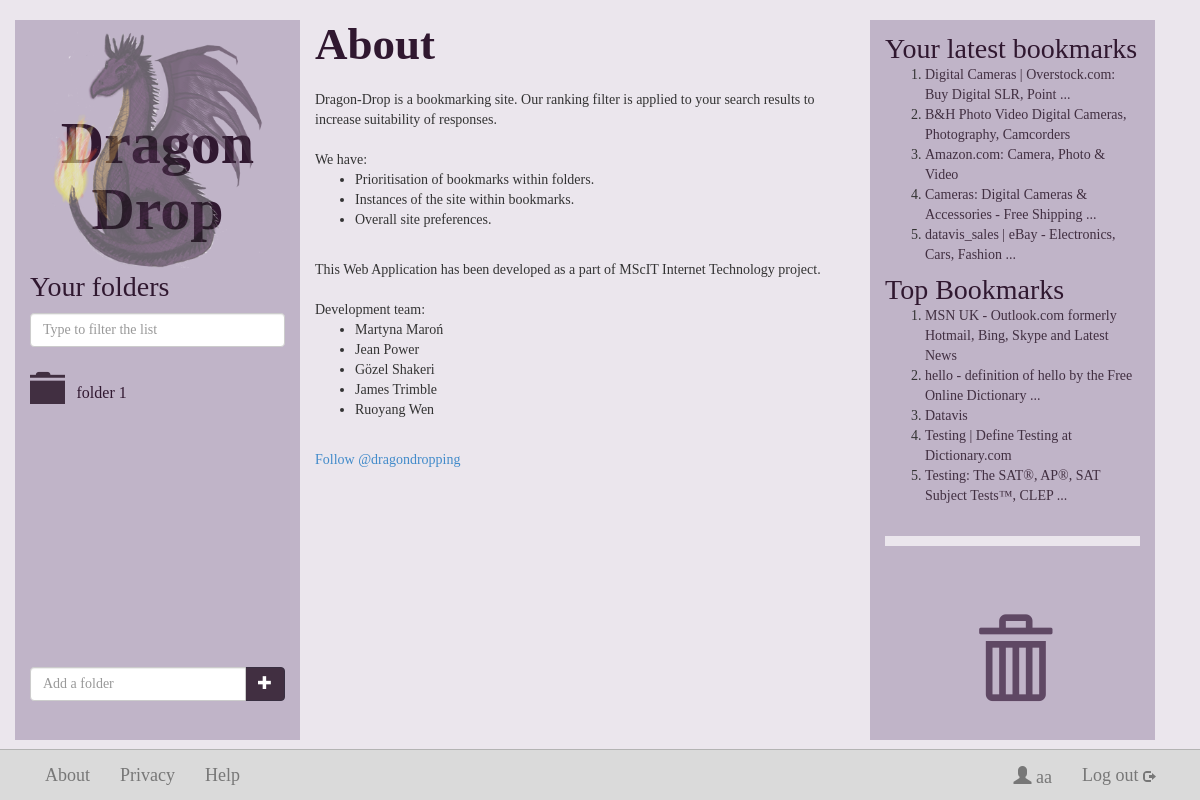
Page /about (signed in) on the committed database.
### dragondrop/models.py (models this page shows, shortened)
class Folder(models.Model):
    foldername = models.CharField(max_length=128, null=False)
    fusername_fk = models.ForeignKey(User)
    def __unicode__(self):
        return self.foldername

class Bookmark(models.Model):
    url = models.URLField(unique=True)
    btitle = models.CharField(max_length=128, null=True, unique=False)
    bdescr = models.CharField(max_length=1024, null=True, unique=False)
    fname = models.ManyToManyField(Folder, through='BookmarkToFolder')
    saved_times = models.IntegerField(default=0)
    def niceName(self):
        if self.btitle=="--- Title not found ---" or not self.btitle:
            return self.url
        return self.btitle

### dragondrop/views.py (the view)
# urls.py: url(r'^about', views.about, name='about'),
def about(request):
    try:
        context = RequestContext(request)
        context_dict = {}
        context_dict = bookmarksFoldersUsers(request)
        return render_to_response('about.html', context_dict, context)
    except UnboundLocalError:
        return HttpResponseRedirect('userpage')

### dragondrop/views.py (called while the page is built)
def getFolderList(current_user, current_folder_name, use_lighter_colour=False):
     try:
          folders = current_user.folder_set.all()
          for folder in folders:
              if folder.foldername == current_folder_name:
                  folder.url = None
                  folder.glyphicon_name = "glyphicon-folder-open"
                  if use_lighter_colour: folder.glyphicon_name += " keep-folder-open"
              else:
                  folder.glyphicon_name = "glyphicon-folder-close"
                  if use_lighter_colour: folder.glyphicon_name += " lighter-colour"
                  folder.url = encode_url(folder.foldername)
          return folders
     except User.DoesNotExist:
          return None

def encode_url(str):
    return str.replace(' ', '_')

def bookmarksFoldersUsers(request):
    context = RequestContext(request)
    if request.user.is_authenticated():
        current_user = request.user
        try:
            context_dict = {'bookmarklist': topfive(request),
                            'latestfive':   latestfive(request),
                            'user':         current_user,
                            'folders':      getFolderList(current_user, None)}
        except User.DoesNotExist:
               pass
    return context_dict

def topfive(request):
     topbookmark = Bookmark.objects.order_by('-saved_times')[:5]
     return topbookmark

def latestfive(request):
    latestBF = BookmarkToFolder.objects.filter(bffolder__fusername_fk=request.user).order_by('-datecreated')[:10]
    latestBookmarks = [bf.bfbookmark for bf in latestBF]
    latestBookmarks = list(OrderedDict.fromkeys(latestBookmarks)) # Get unique items
    return latestBookmarks[:5]

### templates/about.html (shortened to what this page needs)
{% extends 'base.html' %}
	{% block middle_column %}
		<h3 class="general">About</h3>
				Dragon-Drop is a bookmarking site.
				Our ranking filter is applied to your search results to increase suitability of responses.
		<br><br>
		We have:
		<ul>
			<li>Prioritisation of bookmarks within folders.</li>
			<li>Instances of the site within bookmarks.</li>
			<li>Overall site preferences.</li>
		</ul>
		<br />
		This Web Application has been developed as a part of MScIT Internet Technology project.
		<br />
		<br />
		Development team:
			<ul>
				<li>Martyna Maro&nacute;</li>
				<li>Jean Power</li>
				<li>G&#246;zel Shakeri</li>
				<li>James Trimble</li>
				<li>Ruoyang Wen</li>
			</ul>
		<br />
	    <a href="https://twitter.com/dragondropping"
	       class="twitter-follow-button"
	       data-size="large"
	       data-show-count="false"
	       data-lang="en">Follow @dragondropping</a>
	{% endblock %}

### templates/base.html (shortened to what this page needs)
<!DOCTYPE html>
{% load static %}
<html lang="en">
  <head>
    <link rel="stylesheet" href="{% static "css/bootstrap.css" %}" />
    <link rel="stylesheet" href="{% static "css/general-dragon.css" %}" />
    <link rel="stylesheet" href="{% static "css/jquery-ui-1.10.4.custom.css" %}" />
  </head>
	<body>
		<div class="container">
			<div class="row">
				<div class="col-md-3" id="folder-box">
					{% block left_column %}
					<a href="/userpage"> <img src="{% static "dragon-logo-small.png" %}" alt="Dragon Drop" class="subpage"> </a>
					<h1 class="header"><a alt="Dragon Drop">Dragon Drop</a></h1>
					<h3 class="folders">Your folders</h3>
					{% if folders %}
					   <input type="text" class="form-control" placeholder="Type to filter the list" name="folder-filter" id="folder-filter">
					{% else %}
					    <p>To start creating folders for your favourite links, simply type a folder name in the box below.</p>
					{% endif %}
                    <div class="row" id="scrollable">
                        <div >
                                <div class="row" id="folder-list">
                                    {% if folders %}
                                        {% for folder in folders %}
                                        <div class="col-md-12 droppable">
                                                {% if folder.url %}
                                                <a href="/{{folder.url}}/">
                                                    <span class="glyphicon {{folder.glyphicon_name|default:"glyphicon-folder-close"}} dd-folder-icon"></span>
                                                    <span class="folder-name">{{ folder }}</span>
                                                </a>
                                                {% else %}
                                                  <span class="glyphicon {{folder.glyphicon_name|default:"glyphicon-folder-close"}} dd-folder-icon"></span>
                                                  <span class="folder-name">{{ folder }}</span>
                                                {% endif %}
                                        </div>
                                        {% endfor %}
                                    {% endif %}
                                </div>
                        </div>
				</div>
                <div class="col-md-12 add-folder">
                    <div class="input-group">
                        <input type="text" class="form-control" id="new-folder-name-input" placeholder="Add a folder">
                            <span class="input-group-btn">
                                <button class="btn btn-primary-folder" id="add-folder-button" type="button">
                                <a href="#"><span class="glyphicon glyphicon-plus"></span></a>
                                </button>
                            </span>
                    </div>
                </div>
					{% endblock %}
				</div>
				<div class="col-md-6 results">
					{% block middle_column %}{% endblock %}
				</div>
				<div class="col-md-3 ">
					{% block right_column_bin_bookmarks %}
						<div class="top-bookmarks">
							<h3 class="top-five-heading" {% if not latestfive %}style="display:none;"{% endif %}>Your latest bookmarks</h3>
                                <ol id="latest-five">
                                  {% if latestfive %}
                                    {% for bookmark in latestfive %}
                                <li><a href="{{ bookmark.url }}" target="_blank">{{ bookmark.niceName}}</a></li>
                                    {% endfor %}
                                  {% endif %}
                                </ol>
							<h3 class="top-five-heading">Top Bookmarks</h3>
								{% if bookmarklist %}
									<ol>
										{% for bookmark in bookmarklist %}
									<li><a href="{{ bookmark.url }}" target="_blank">{{ bookmark.niceName}}</a></li>
										{% endfor %}
									</ol>
								{% endif %}
						</div>
						<div class="bin droppable">
							<a href="/bin-folder"><span class="glyphicon glyphicon-trash"></span></a>
						</div>
					{% endblock %}
				</div>
			</div>
		</div>
      <div class="navbar navbar-default navbar-fixed-bottom" role="navigation">
        {% block bottom_navbar %}
		<div class="container">
         <div class="collapse navbar-collapse ">
            <ul class="nav navbar-nav">
              <li><a class="footer" href="/about">About</a></li>
              <li><a href="/privacy">Privacy</a></li>
              <li><a href="/help">Help</a></li>
				<li class="user-details hidden-xs"><a href="/log_out" >Log out  <span class="glyphicon glyphicon-log-out logout"></span></a></li>
				<li class="user-details hidden-xs"> <a class="navbar-brand " href="/userpage">
				<span class="glyphicon glyphicon-user"></span> {{user.username}} </a>
				</li>
			</ul>
          </div>
        </div>
		{% endblock %}
      </div>
  </body>
</html>

### static/css/general-dragon.css (style rules this page uses)
body { padding-top: 20px; padding-bottom: 60px; background-color: #EBE6ED; font-family: Verdana; }
h1, h2 { font-family: Cambria; font-weight: bold; color: #301830; text-align: center; margin-right:auto; margin-left:auto; padding-top:20px; }
h1.header { font-size: 60px; margin-top: -180px; }
h1 a, h1 a:hover, h3 a, h3 a:hover { text-decoration:none; color:inherit; }
h3 { font-family: Cambria; font-size: 28px; color: #301830; margin: 0 0 20px 0; }
h3.top-five-heading { margin-top:4px; margin-bottom:0px; }
.folders { margin: 30px 0 10px 0; }
img.subpage { display: block; width: 84%; opacity:0.55; }
img { display: block; margin-left: auto; margin-right: auto; }
.navbar-nav { font-size: 18px; width: 100%; }
.navbar-fixed-bottom { background-color: #DADADA;; }
.navbar-default { border-color: #B3B3B3; }
.btn-primary-signin a, .btn-primary-search a, .btn-primary-delete a, .btn-primary-folder a, .btn-primary-add a { text-decoration: none; color: #fff; }
.btn-primary-folder { float: right; }
.nav > li > a { display: inline-block; }
html { position: relative; }
body { margin-bottom: 60px; }
.dd-folder-icon { font-size: 2.5em; color: #412f41; }
.btn-primary-search, .btn-primary-delete, .btn-primary-folder, .btn-primary-add { background-color: #412f41; border-color: #382f41; color: #fff; }
.droppable { padding-top:12px; width:100%; position:relative; }
.folder-name { color: #301830; font-size: 16px; position: relative; top:-0.3em; padding-left: .5em; margin-right: 20px; }
.add-folder { padding: 20px 0; }
#scrollable, #scrollable-bookmarks { margin-left: auto; margin-right: auto; overflow-y: auto; overflow-x: hidden; }
.row #scrollable { margin-top: 10px; }
.row { //margin: 100px -15px 0 -15px; width:100%; }
.col-md-3 { background-color: rgba(40, 0, 70, 0.22); padding-top: 10px; }
.col-md-6 { z-index: 10; }
.top-bookmarks { z-index: 1; }
.top-bookmarks a, .top-bookmarks a:hover { color:#412f41; }
.bin { padding: 5px 20px; border-top: 10px solid #EBE6ED; margin-top: 30px; }
.bin span { display: block; font-size: 80px; color: #5F4864; padding-top: 70px; text-align:center; }
.logout { font-size: 12px; }
li.user-details { float: right; margin-right: 0px; }
@media (min-width: 992px) { html, body { overflow: auto; height:100%; min-height:800px; } }
@media (min-width: 992px) { body { margin-bottom:-60px; } }
@media (min-width: 992px) { .container > .row { height:100%; } }
@media (min-width: 992px) { .col-md-3 { height:100%; } }
@media (min-width: 992px) { .container { height:100%; } }
@media (min-width: 992px) { .col-md-6.results { height:100%; } }
@media (min-width: 992px) { #folder-box { height:100%; } }
h3.general { font-size: 45px; font-weight: bold; }

### rows in the picture
Folder: foldername "folder 1"
Bookmark: niceName "Digital Cameras | Overstock.com: Buy Digital SLR, Point ..."
Bookmark: niceName "B&H Photo Video Digital Cameras, Photography, Camcorders"
Bookmark: niceName "Amazon.com: Camera, Photo & Video"
Bookmark: niceName "Cameras: Digital Cameras & Accessories - Free Shipping ..."
Bookmark: niceName "datavis_sales | eBay - Electronics, Cars, Fashion ..."
Bookmark: niceName "MSN UK - Outlook.com formerly Hotmail, Bing, Skype and Latest News"
Bookmark: niceName "hello - definition of hello by the Free Online Dictionary ..."
Bookmark: niceName "Datavis"
Bookmark: niceName "Testing | Define Testing at Dictionary.com"
Bookmark: niceName "Testing: The SAT®, AP®, SAT Subject Tests™, CLEP ..."

### other values in the picture
{{ user.username }} "aa"
